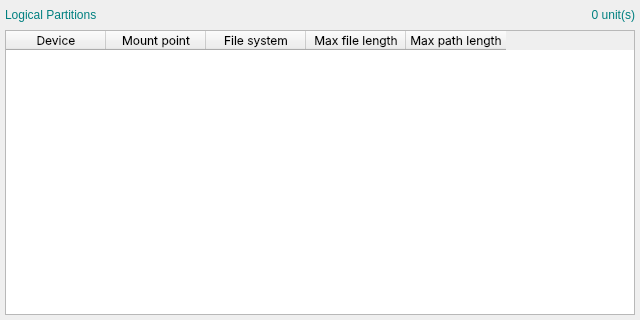
<?xml version="1.0" encoding="UTF-8"?>
<ui version="4.0">
 <class>lgptwind</class>
 <widget class="QDialog" name="lgptwind">
  <property name="geometry">
   <rect>
    <x>0</x>
    <y>0</y>
    <width>640</width>
    <height>320</height>
   </rect>
  </property>
  <property name="sizePolicy">
   <sizepolicy hsizetype="Fixed" vsizetype="Fixed">
    <horstretch>0</horstretch>
    <verstretch>0</verstretch>
   </sizepolicy>
  </property>
  <property name="minimumSize">
   <size>
    <width>640</width>
    <height>320</height>
   </size>
  </property>
  <property name="maximumSize">
   <size>
    <width>640</width>
    <height>320</height>
   </size>
  </property>
  <property name="font">
   <font/>
  </property>
  <property name="windowTitle">
   <string>MainWindow</string>
  </property>
  <widget class="QWidget" name="lgptwdgt">
   <property name="sizePolicy">
    <sizepolicy hsizetype="Fixed" vsizetype="Fixed">
     <horstretch>0</horstretch>
     <verstretch>0</verstretch>
    </sizepolicy>
   </property>
   <property name="minimumSize">
    <size>
     <width>640</width>
     <height>320</height>
    </size>
   </property>
   <property name="maximumSize">
    <size>
     <width>640</width>
     <height>320</height>
    </size>
   </property>
   <widget class="QLabel" name="lgptlabl">
    <property name="geometry">
     <rect>
      <x>5</x>
      <y>5</y>
      <width>250</width>
      <height>20</height>
     </rect>
    </property>
    <property name="sizePolicy">
     <sizepolicy hsizetype="Fixed" vsizetype="Fixed">
      <horstretch>0</horstretch>
      <verstretch>0</verstretch>
     </sizepolicy>
    </property>
    <property name="minimumSize">
     <size>
      <width>250</width>
      <height>20</height>
     </size>
    </property>
    <property name="maximumSize">
     <size>
      <width>250</width>
      <height>20</height>
     </size>
    </property>
    <property name="styleSheet">
     <string notr="true">font: 15pt &quot;JetBrains Mono&quot;;
color: #008080;</string>
    </property>
    <property name="text">
     <string>Logical Partitions</string>
    </property>
   </widget>
   <widget class="QTableWidget" name="lgpttree">
    <property name="geometry">
     <rect>
      <x>5</x>
      <y>30</y>
      <width>630</width>
      <height>285</height>
     </rect>
    </property>
    <property name="sizePolicy">
     <sizepolicy hsizetype="Fixed" vsizetype="Fixed">
      <horstretch>0</horstretch>
      <verstretch>0</verstretch>
     </sizepolicy>
    </property>
    <property name="minimumSize">
     <size>
      <width>630</width>
      <height>285</height>
     </size>
    </property>
    <property name="maximumSize">
     <size>
      <width>630</width>
      <height>285</height>
     </size>
    </property>
    <property name="font">
     <font>
      <family>Inter</family>
     </font>
    </property>
    <property name="editTriggers">
     <set>QAbstractItemView::NoEditTriggers</set>
    </property>
    <column>
     <property name="text">
      <string>Device</string>
     </property>
    </column>
    <column>
     <property name="text">
      <string>Mount point</string>
     </property>
    </column>
    <column>
     <property name="text">
      <string>File system</string>
     </property>
    </column>
    <column>
     <property name="text">
      <string>Max file length</string>
     </property>
    </column>
    <column>
     <property name="text">
      <string>Max path length</string>
     </property>
    </column>
   </widget>
   <widget class="QLabel" name="lgptqant">
    <property name="geometry">
     <rect>
      <x>385</x>
      <y>5</y>
      <width>250</width>
      <height>20</height>
     </rect>
    </property>
    <property name="sizePolicy">
     <sizepolicy hsizetype="Fixed" vsizetype="Fixed">
      <horstretch>0</horstretch>
      <verstretch>0</verstretch>
     </sizepolicy>
    </property>
    <property name="minimumSize">
     <size>
      <width>250</width>
      <height>20</height>
     </size>
    </property>
    <property name="maximumSize">
     <size>
      <width>250</width>
      <height>20</height>
     </size>
    </property>
    <property name="styleSheet">
     <string notr="true">font: 15pt &quot;JetBrains Mono&quot;;
color: #008080;</string>
    </property>
    <property name="text">
     <string>0 unit(s)</string>
    </property>
    <property name="alignment">
     <set>Qt::AlignRight|Qt::AlignTrailing|Qt::AlignVCenter</set>
    </property>
   </widget>
  </widget>
 </widget>
 <resources/>
 <connections/>
</ui>
